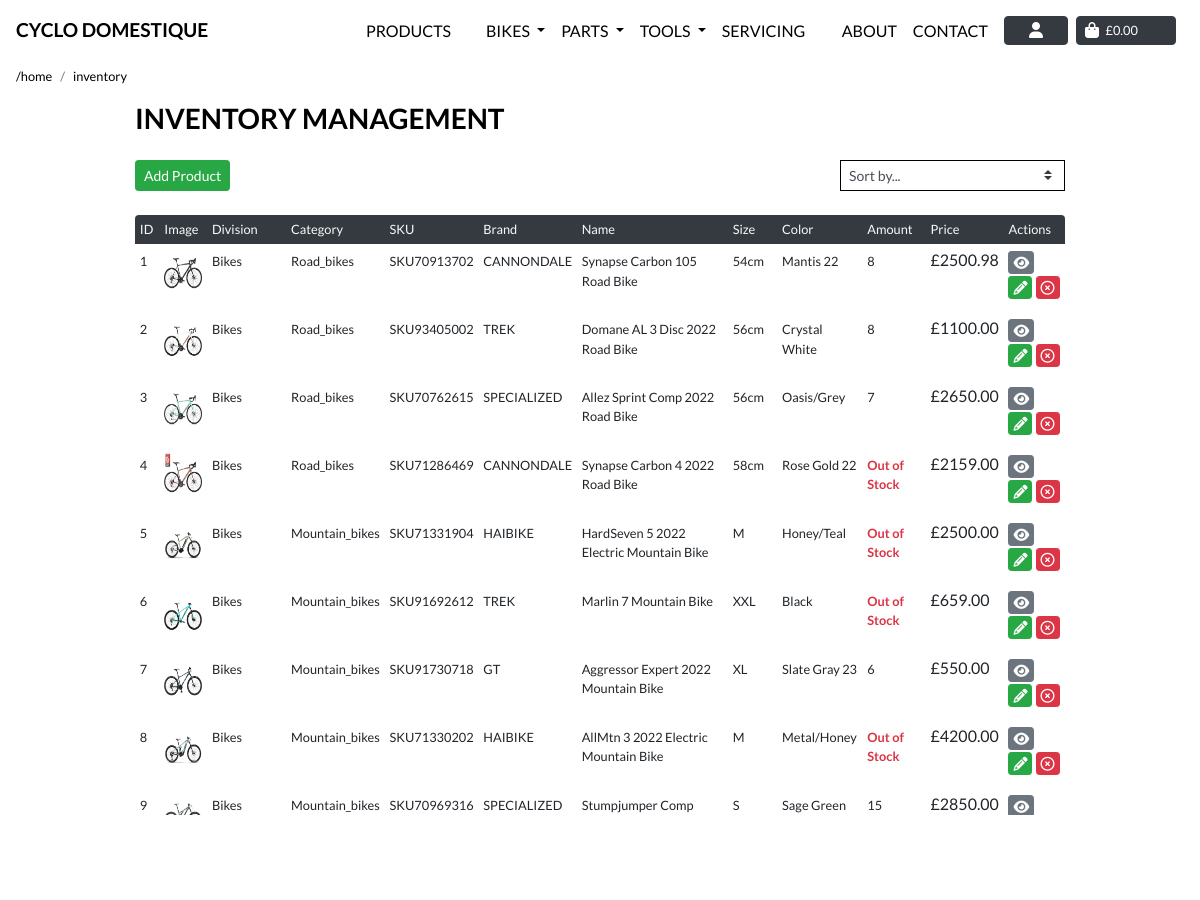
Page /products/inventory/ (signed in, upper part) on the earlier database version.
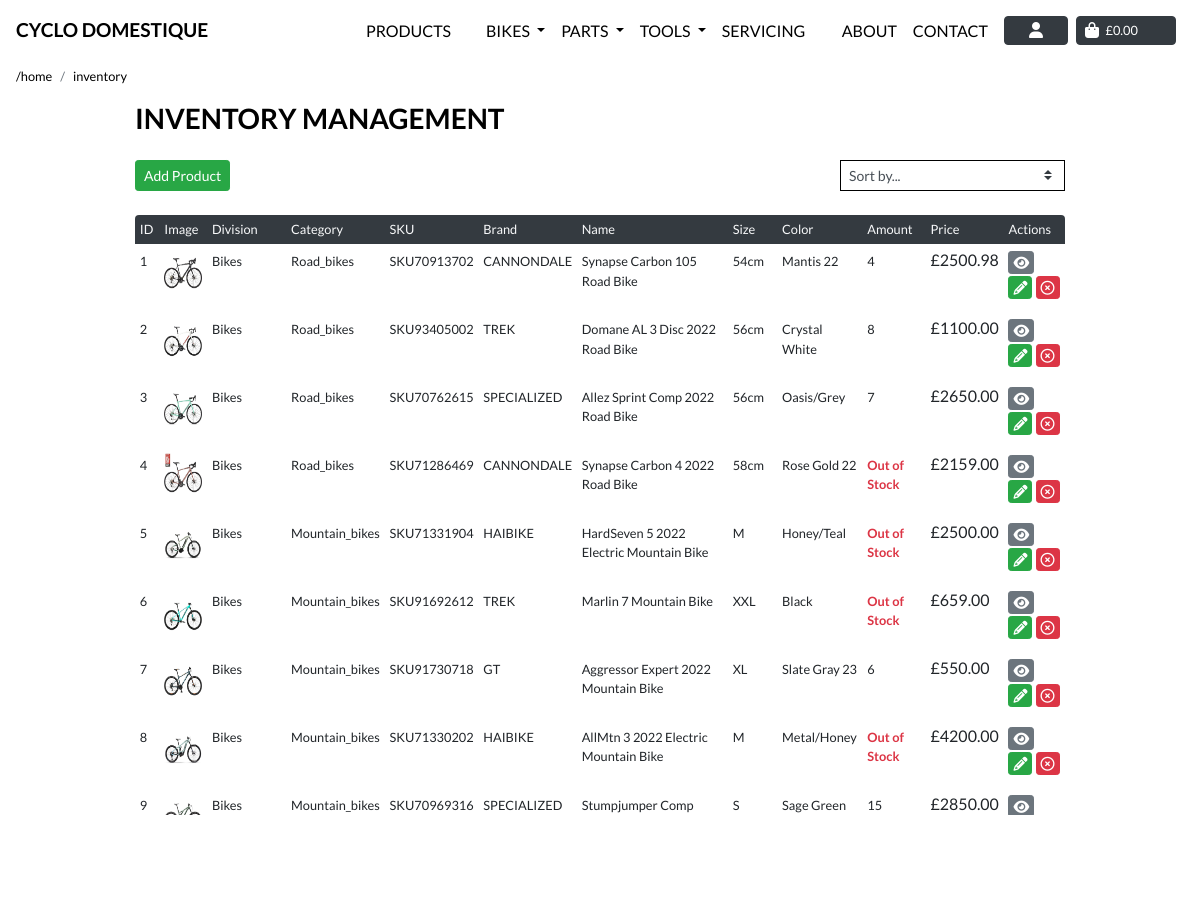
Same page on the later database version.
### products/models.py (models this page shows, shortened)
class Product(models.Model):
    category = models.ForeignKey('Category', null=True, blank=True,
                                 on_delete=models.SET_NULL)
    sku = models.CharField(max_length=254, null=True, blank=True)
    brand = models.CharField(max_length=254)
    name = models.CharField(max_length=254)
    size = models.CharField(max_length=254, null=True, blank=True)
    amount = models.DecimalField(max_digits=10, decimal_places=0, default=10)
    color = models.CharField(max_length=30, null=True, blank=True)
    description = models.TextField(max_length=254, null=True, blank=True)
    full_description = models.TextField(blank=True, null=True)
    key_features = models.TextField(blank=True, null=True)
    price = models.DecimalField(max_digits=6, decimal_places=2)
    rating = models.DecimalField(max_digits=6, decimal_places=1,
                                 null=True, blank=True)
    image = models.ImageField(null=True, blank=True)
    image_url = models.URLField(max_length=1024, null=True, blank=True)

class Category(models.Model):
    class Meta:
        verbose_name_plural = 'Categories'
    division = models.ForeignKey('Division', null=True, blank=True,
                                 on_delete=models.SET_NULL)
    name = models.CharField(max_length=254)
    friendly_name = models.CharField(max_length=254, null=True, blank=True)
    def __str__(self):
        return self.name

class Division(models.Model):
    class Meta:
        verbose_name_plural = 'Divisions'
    name = models.CharField(max_length=254)
    friendly_name = models.CharField(max_length=254, null=True, blank=True)
    def __str__(self):
        return self.name

### products/views.py (the view, shortened to what this page needs)
# urls.py: path('inventory/', views.inventory, name='inventory'),
@login_required
def inventory(request):
    products = Product.objects.all()
    categories = None
    sort = None
    direction = None
    current_sorting = f'{sort}_{direction}'
    context = {
        'products': products,
        'current_categories': categories,
        'current_sorting': current_sorting,
        'on_inventory_page': True
    }
    return render(request, 'products/inventory.html', context)

### products/templates/products/inventory.html (shortened to what the changed rows need)
{% extends "base.html" %}
{% load static %}
{% block extra_css %}
    <link rel="stylesheet" href="{% static 'profiles/css/profile.css' %}">
    <link rel="stylesheet" href="{% static 'css/page_navbar.css' %}">
{% endblock %}
{% block content %}
<div class="container pb-2  mb-5">
    <div class="row">
        <div class="col-12 ">
            <div class="order-history table-responsive rounded mob-nav-header-hide">
                <table class="table table-sm table-borderless">
                    <thead class="rounded">
                        <tr class="text-light bg-dark rounded py-1 px-1">
                            <th class="font-weight-normal small">ID</th>
                            <th class="font-weight-normal small">Image</th>
                            <th class="font-weight-normal small">Division</th>
                            <th class="font-weight-normal small">Category</th>
                            <th class="font-weight-normal small">SKU</th>
                            <th class="font-weight-normal small">Brand</th>
                            <th class="font-weight-normal small">Name</th>
                            <th class="font-weight-normal small">Size</th>
                            <th class="font-weight-normal small">Color</th>
                            <th class="font-weight-normal small">Amount</th>
                            <th class="font-weight-normal small">Price</th>
                            <th class="font-weight-normal small">Actions</th>
                        </tr>
                    </thead>
                    <tbody>
                        {% for product in products %}
                            <tr class="">
                                <td><p class="mt-1 small">{{product.pk }}</p></td>
                                <td>
                                    {% if product.image %}
                                    <a class=" image-size" href="{% url 'product_details' product.id %}">
                                        <img class="card-img-top img-fluid  align-middle card-image-size" src="{{ product.image.url }}" alt="{{ product.name }}">
                                    </a>
                                    {% else %}
                                    <a class=" image-size"   href="{% url 'product_details' product.id %}">
                                        <img class="card-img-top img-fluid card-image-size" src="{{ MEDIA_URL }}noimage.png" alt="{{ product.name }}">
                                    </a>
                                    {% endif %}
                                </td>
                                <td><p class="mt-1 small text-capitalize">{{product.category.division }}</p></td>
                                <td><p class="mt-1 small text-capitalize">{{product.category }}</p></td>
                                <td><p class="mt-1 small">{{product.sku }}</p></td>
                                <td><p class="mt-1 small">{{product.brand}}</p></td>
                                <td><p class="mt-1 small">{{product.name}}</p></td>
                                <td><p class="mt-1 small">{{product.size}}</p></td>
                                <td><p class="mt-1 small">{{product.color}}</p></td>
                                <td >
                                    {% if product.amount > 1 %}
                                        <p class="mt-1 small"> {{product.amount}}</p>
                                    {% else %}
                                        <p class="mt-1 mr-2 small text-danger" ><strong>Out of Stock</strong></p>
                                    {% endif %}
                                </td>
                                <td class=" poundSign currency">{{product.price}}</td>
                                <td> <div>
                                    <a class="btn btn-secondary btn-sm text-white py-0 px-1" href="{% url 'product_details' product.id %}"><i class="fas fa-eye"></i></a>
                                    <a class="btn btn-success btn-sm text-white py-0 px-1" href="{% url 'edit_product' product.id %}"><i class="fas fa-pencil-alt"></i></a>
                                    <a class="btn btn-danger btn-sm text-white py-0 px-1" href="{% url 'delete_product' product.id %}"><i class="far fa-times-circle"></i></a>
                                </div></td>
                            </tr>
                        {% endfor %}
                    </tbody>
                </table>
            </div>
        </div>
    </div>
</div>
{% endblock %}

Differences in the rows shown:
changed Product "SKU70913702": amount "8" → "4"
